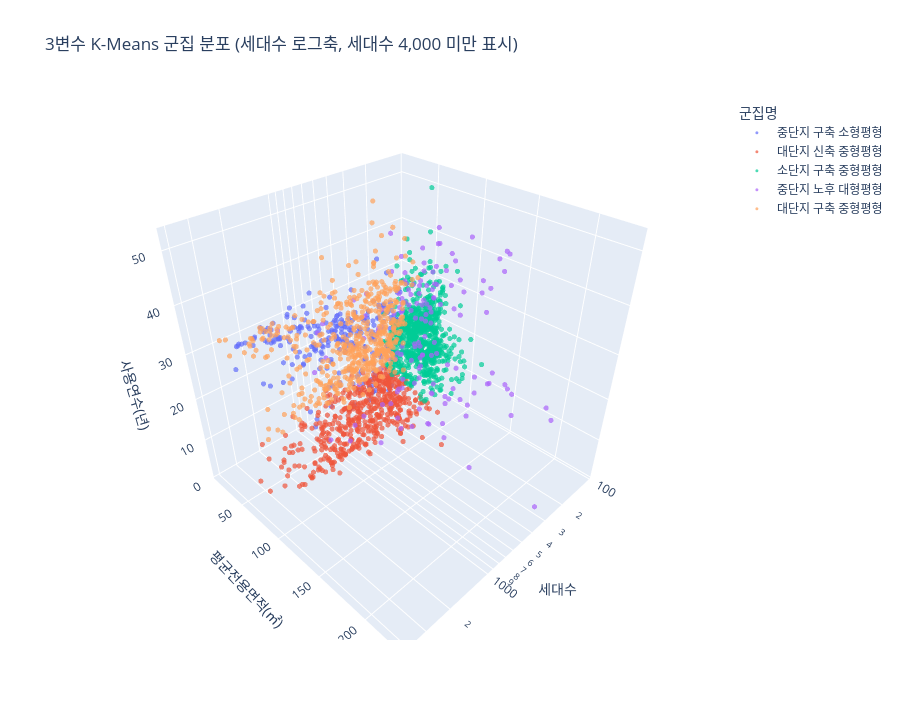

Notebook cell for this chart:
### Markdown cell above
## 10-1. 군집 시각화 (3D 원 변수 축)

PCA를 적용하지 않고 K-Means 입력과 동일한 세 원 변수로 3D 산점도를 그린다. x축 `세대수`만 로그 스케일로 표시하고, y축 `평균전용면적`과 z축 `사용연수`는 선형 스케일을 유지한다. Plotly 그래프를 마우스로 회전·확대해 군집의 겹침과 분포를 확인할 수 있다.

초대형 단지 때문에 대부분의 점이 한쪽에 압축되는 현상을 줄이기 위해 **시각화에서만 세대수 4,000 이상 단지를 제외**한다. K-Means 학습과 군집 프로파일 계산에는 전체 2,223개 단지를 그대로 사용하므로 분석 결과에는 영향을 주지 않는다.

### Code cell
# PCA 없이 세대수·평균전용면적·사용연수를 그대로 사용한 회전형 3D 시각화
import plotly.express as px

CLUSTER_NAMES = {
    0: '소단지 구축 중형평형',
    1: '대단지 신축 중형평형',
    2: '대단지 구축 중형평형',
    3: '중단지 구축 소형평형',
    4: '중단지 노후 대형평형',
}

plot_df_all = unit_df_with_cluster.reset_index()
plot_df = plot_df_all[plot_df_all['세대수'] < 4000].copy()
name_map = per_df[['단지코드', '단지명']].drop_duplicates('단지코드').set_index('단지코드')['단지명']
plot_df['단지명'] = plot_df['단지코드'].map(name_map)
plot_df['군집명'] = plot_df['cluster'].map(CLUSTER_NAMES)

excluded_for_plot = len(plot_df_all) - len(plot_df)
print(f"3D 시각화 단지 수: {len(plot_df):,}개 / 세대수 4,000 이상 제외: {excluded_for_plot:,}개")

fig = px.scatter_3d(
    plot_df,
    x='세대수', y='평균전용면적', z='사용연수',
    color='군집명',
    hover_name='단지명',
    hover_data={'단지코드': True, 'cluster': True},
    log_x=True,
    opacity=0.70,
    title='3변수 K-Means 군집 분포 (세대수 로그축, 세대수 4,000 미만 표시)',
    labels={'평균전용면적': '평균전용면적(㎡)', '사용연수': '사용연수(년)'},
)
fig.update_traces(marker={'size': 3})
fig.update_layout(height=720, legend_title_text='군집명')
fig.show()

### Figure 1 — Plotly figure (JSON) as saved in the notebook; plotly's stock layout.template omitted (floating-point values rounded to 4 significant figures; data arrays with more than 128 entries replaced by an {"elided": "..."} marker saying what was removed)
{"data": [{"customdata": {"elided": "254x2 mixed values"}, "hovertemplate": "<b>%{hovertext}</b><br><br>군집명=중단지 구축 소형평형<br>세대수=%{x}<br>평균전용면적(㎡)=%{y}<br>사용연수(년)=%{z}<br>단지코드=%{customdata[0]}<br>cluster=%{customdata[1]}<extra></extra>", "hovertext": {"elided": "254 str values"}, "legendgroup": "중단지 구축 소형평형", "marker": {"color": "#636efa", "opacity": 0.7, "size": 3, "symbol": "circle"}, "mode": "markers", "name": "중단지 구축 소형평형", "scene": "scene", "showlegend": true, "type": "scatter3d", "x": {"elided": "254 float values"}, "y": {"elided": "254 float values"}, "z": {"elided": "254 float values"}}, {"customdata": {"elided": "513x2 mixed values"}, "hovertemplate": "<b>%{hovertext}</b><br><br>군집명=대단지 신축 중형평형<br>세대수=%{x}<br>평균전용면적(㎡)=%{y}<br>사용연수(년)=%{z}<br>단지코드=%{customdata[0]}<br>cluster=%{customdata[1]}<extra></extra>", "hovertext": {"elided": "513 str values"}, "legendgroup": "대단지 신축 중형평형", "marker": {"color": "#EF553B", "opacity": 0.7, "size": 3, "symbol": "circle"}, "mode": "markers", "name": "대단지 신축 중형평형", "scene": "scene", "showlegend": true, "type": "scatter3d", "x": {"elided": "513 float values"}, "y": {"elided": "513 float values"}, "z": {"elided": "513 float values"}}, {"customdata": {"elided": "756x2 mixed values"}, "hovertemplate": "<b>%{hovertext}</b><br><br>군집명=소단지 구축 중형평형<br>세대수=%{x}<br>평균전용면적(㎡)=%{y}<br>사용연수(년)=%{z}<br>단지코드=%{customdata[0]}<br>cluster=%{customdata[1]}<extra></extra>", "hovertext": {"elided": "756 str values"}, "legendgroup": "소단지 구축 중형평형", "marker": {"color": "#00cc96", "opacity": 0.7, "size": 3, "symbol": "circle"}, "mode": "markers", "name": "소단지 구축 중형평형", "scene": "scene", "showlegend": true, "type": "scatter3d", "x": {"elided": "756 float values"}, "y": {"elided": "756 float values"}, "z": {"elided": "756 float values"}}, {"customdata": {"elided": "149x2 mixed values"}, "hovertemplate": "<b>%{hovertext}</b><br><br>군집명=중단지 노후 대형평형<br>세대수=%{x}<br>평균전용면적(㎡)=%{y}<br>사용연수(년)=%{z}<br>단지코드=%{customdata[0]}<br>cluster=%{customdata[1]}<extra></extra>", "hovertext": {"elided": "149 str values"}, "legendgroup": "중단지 노후 대형평형", "marker": {"color": "#ab63fa", "opacity": 0.7, "size": 3, "symbol": "circle"}, "mode": "markers", "name": "중단지 노후 대형평형", "scene": "scene", "showlegend": true, "type": "scatter3d", "x": {"elided": "149 float values"}, "y": {"elided": "149 float values"}, "z": {"elided": "149 float values"}}, {"customdata": {"elided": "541x2 mixed values"}, "hovertemplate": "<b>%{hovertext}</b><br><br>군집명=대단지 구축 중형평형<br>세대수=%{x}<br>평균전용면적(㎡)=%{y}<br>사용연수(년)=%{z}<br>단지코드=%{customdata[0]}<br>cluster=%{customdata[1]}<extra></extra>", "hovertext": {"elided": "541 str values"}, "legendgroup": "대단지 구축 중형평형", "marker": {"color": "#FFA15A", "opacity": 0.7, "size": 3, "symbol": "circle"}, "mode": "markers", "name": "대단지 구축 중형평형", "scene": "scene", "showlegend": true, "type": "scatter3d", "x": {"elided": "541 float values"}, "y": {"elided": "541 float values"}, "z": {"elided": "541 float values"}}], "layout": {"height": 720, "legend": {"title": {"text": "군집명"}, "tracegroupgap": 0}, "scene": {"domain": {"x": [0.0, 1.0], "y": [0.0, 1.0]}, "xaxis": {"title": {"text": "세대수"}, "type": "log"}, "yaxis": {"title": {"text": "평균전용면적(㎡)"}}, "zaxis": {"title": {"text": "사용연수(년)"}}}, "title": {"text": "3변수 K-Means 군집 분포 (세대수 로그축, 세대수 4,000 미만 표시)"}}}
